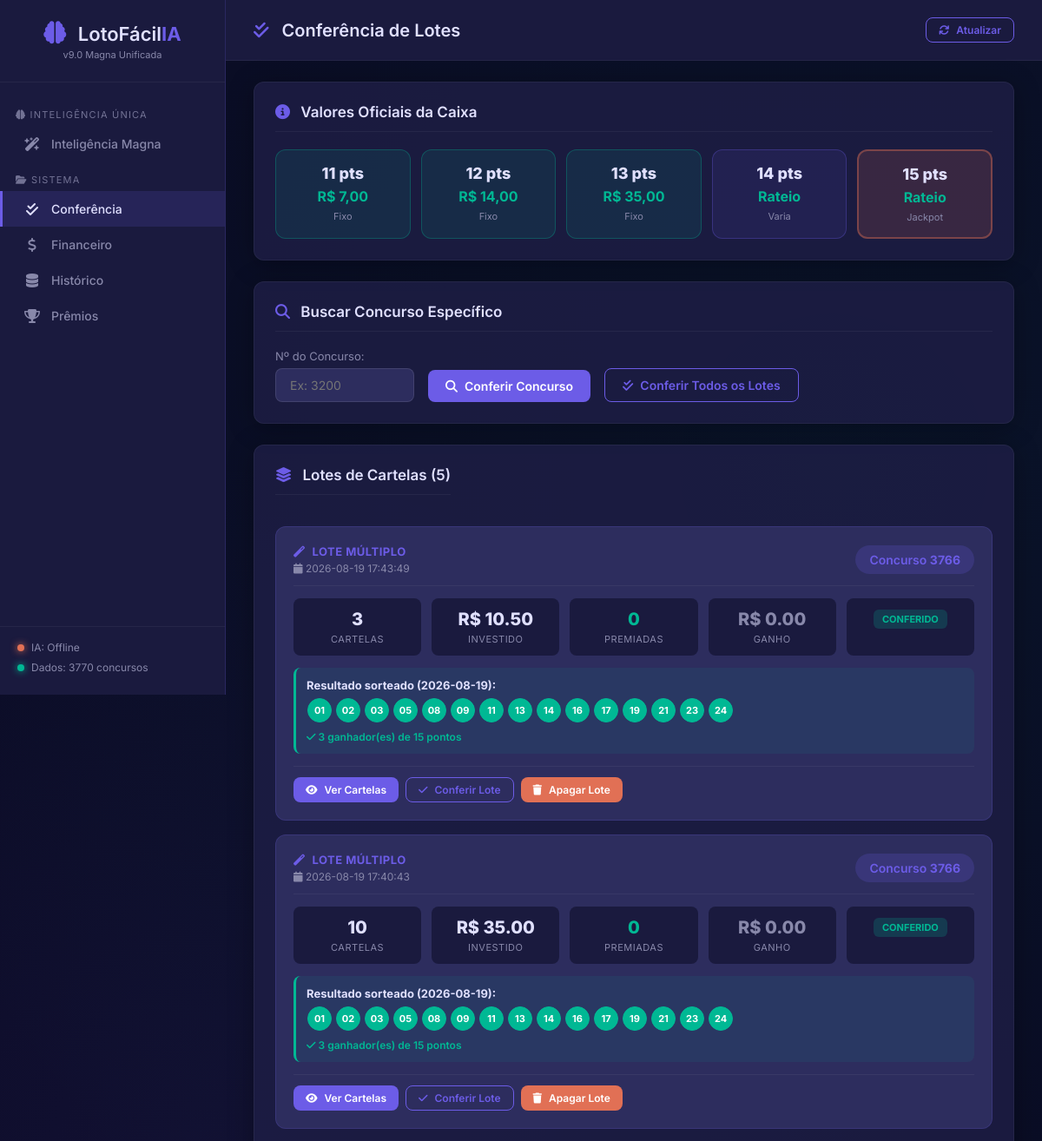
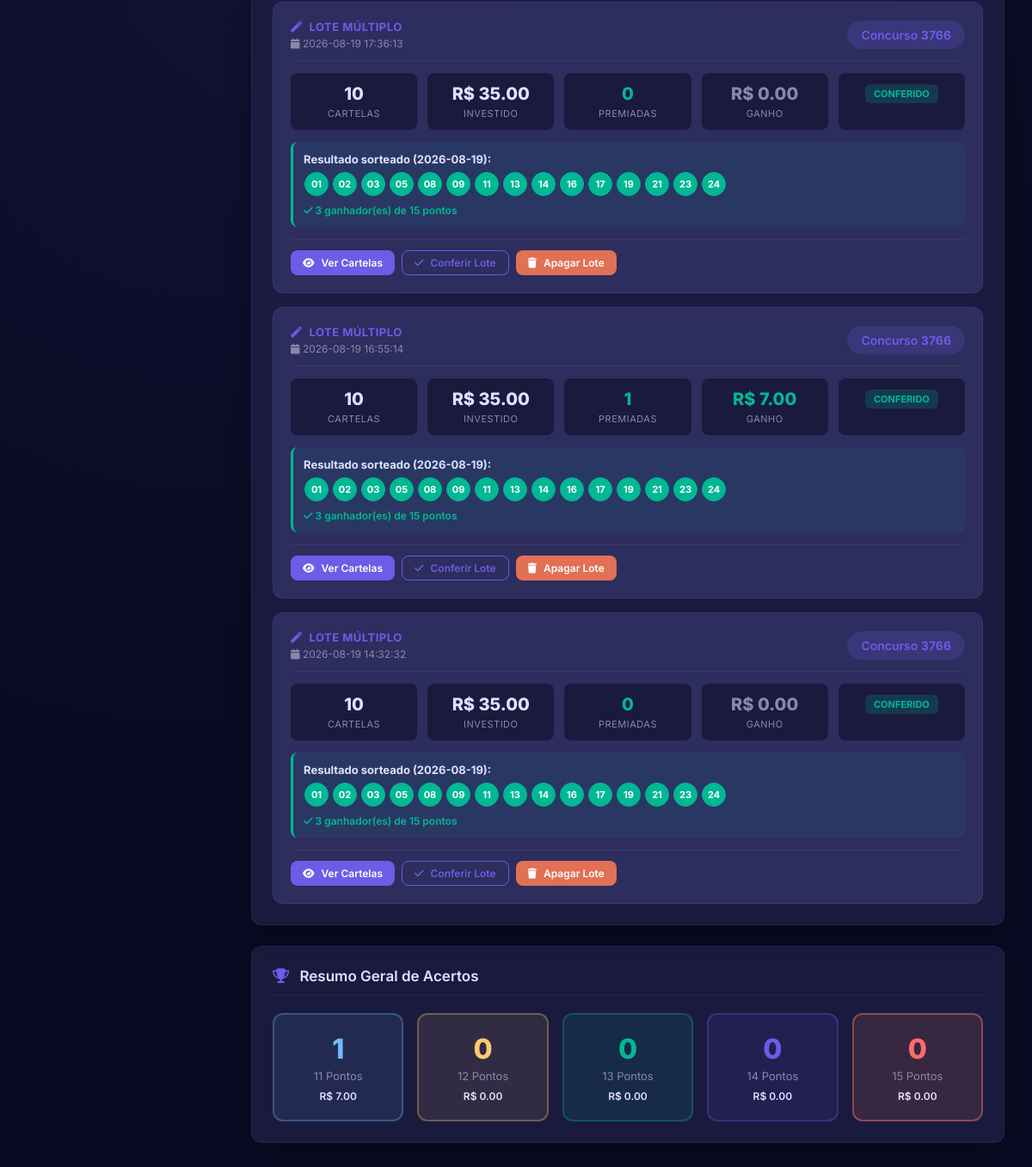
The page /conferencia on the database its author committed (2 pictures, top to bottom).
### tables this page shows
CREATE TABLE resultados (
                concurso        INTEGER PRIMARY KEY,
                data            TEXT,
                d1  INTEGER, d2  INTEGER, d3  INTEGER,
                d4  INTEGER, d5  INTEGER, d6  INTEGER,
                d7  INTEGER, d8  INTEGER, d9  INTEGER,
                d10 INTEGER, d11 INTEGER, d12 INTEGER,
                d13 INTEGER, d14 INTEGER, d15 INTEGER,
                bitmask         INTEGER,
                soma            INTEGER,
                pares           INTEGER,
                impares         INTEGER,
                primos_count    INTEGER,
                fibonacci_count INTEGER,
                borda_count     INTEGER,
                consecutivos_max INTEGER,
                -- Prêmios reais por faixa
                premio_11       REAL DEFAULT 0,
                premio_12       REAL DEFAULT 0,
                premio_13       REAL DEFAULT 0,
                premio_14       REAL DEFAULT 0,
                premio_15       REAL DEFAULT 0,
                -- Número de ganhadores por faixa
                ganhadores_11   INTEGER DEFAULT 0,
                ganhadores_12   INTEGER DEFAULT 0,
                ganhadores_13   INTEGER DEFAULT 0,
                ganhadores_14   INTEGER DEFAULT 0,
                ganhadores_15   INTEGER DEFAULT 0,
                -- Arrecadação total
                arrecadacao     REAL DEFAULT 0
            );

CREATE TABLE lotes_cartelas (
            lote_id       TEXT PRIMARY KEY,
            data_criacao  TEXT,
            concurso_alvo INTEGER,
            tipo_geracao  TEXT,
            quantidade    INTEGER,
            custo_total   REAL,
            modo          TEXT,
            grupo_elite   TEXT,
            cobertura_13  REAL,
            observacao    TEXT
        );

### app.py (the view)
@app.route("/conferencia")
def conferencia_page():
    lotes      = conferencia.get_todos_lotes()
    resumo_raw = conferencia.resumo_conferencia()
    resumo = {}
    for pts, dados in resumo_raw.items():
        resumo[pts] = dados if isinstance(dados, dict) \
                      else {"qtd": dados, "total_premio": 0}
    return render_template(
        "conferencia.html",
        lotes  = lotes,
        resumo = resumo,
    )

### app.py (called while the page is built)
@app.context_processor
def inject_status():
    return {"status": status_sistema}

### core/conferencia.py (called while the page is built, shortened)
def _safe_int(val):
    if val is None:
        return 0
    if hasattr(val, "item"):
        val = val.item()
    try:
        return int(val)
    except (TypeError, ValueError, OverflowError):
        return 0

### database/db_manager.py (called while the page is built)
    def get_conn(self):
        conn = sqlite3.connect(self.db_path)
        conn.row_factory = sqlite3.Row
        return conn

### templates/conferencia.html (shortened to what this page needs)
{% extends "base.html" %}
{% block page_title %}
    <i class="fas fa-check-double"></i> Conferência de Lotes
{% endblock %}
{% block content %}
<div class="section">
    <h2><i class="fas fa-info-circle"></i> Valores Oficiais da Caixa</h2>
    <div class="premios-oficiais-grid">
        <div class="premio-oficial fixo">
            <span class="po-pts">11 pts</span>
            <span class="po-valor">R$ 7,00</span>
            <span class="po-tipo">Fixo</span>
        </div>
        <div class="premio-oficial fixo">
            <span class="po-pts">12 pts</span>
            <span class="po-valor">R$ 14,00</span>
            <span class="po-tipo">Fixo</span>
        </div>
        <div class="premio-oficial fixo">
            <span class="po-pts">13 pts</span>
            <span class="po-valor">R$ 35,00</span>
            <span class="po-tipo">Fixo</span>
        </div>
        <div class="premio-oficial rateado">
            <span class="po-pts">14 pts</span>
            <span class="po-valor">Rateio</span>
            <span class="po-tipo">Varia</span>
        </div>
        <div class="premio-oficial rateado destaque">
            <span class="po-pts">15 pts</span>
            <span class="po-valor">Rateio</span>
            <span class="po-tipo">Jackpot</span>
        </div>
    </div>
</div>
<div class="section">
    <h2><i class="fas fa-search"></i> Buscar Concurso Específico</h2>
    <div class="form-inline">
        <div class="form-group">
            <label>Nº do Concurso:</label>
            <input type="number" id="input-concurso"
                   class="form-control input-concurso"
                   placeholder="Ex: 3200" min="1">
        </div>
        <button id="btn-conferir-num" class="btn btn-primary">
            <i class="fas fa-search"></i> Conferir Concurso
        </button>
        <button id="btn-conferir-todos" class="btn btn-outline">
            <i class="fas fa-check-double"></i> Conferir Todos os Lotes
        </button>
    </div>
</div>
<div class="section">
    <div class="section-header">
        <h2><i class="fas fa-layer-group"></i>
            Lotes de Cartelas ({{ lotes|length }})
        </h2>
    </div>
    {% if lotes %}
    <div class="lotes-lista">
        {% for lote in lotes %}
        <div class="lote-card" data-lote="{{ lote.lote_id }}">
            <div class="lote-header">
                <div class="lote-info-esq">
                    {% if lote.tipo_geracao == 'cartela_do_dia' %}
                        <div class="lote-tipo tipo-cartela-dia">
                            <i class="fas fa-eye"></i>
                            <span>CARTELA DO DIA</span>
                        </div>
                    {% else %}
                        <div class="lote-tipo tipo-multiplo">
                            <i class="fas fa-magic"></i>
                            <span>LOTE MÚLTIPLO</span>
                        </div>
                    {% endif %}
                    <div class="lote-data">
                        <i class="fas fa-calendar"></i>
                        {{ lote.data_criacao }}
                    </div>
                </div>
                <div class="lote-concurso-badge">
                    Concurso <strong>{{ lote.concurso_alvo }}</strong>
                </div>
            </div>
            <div class="lote-stats">
                <div class="lote-stat">
                    <span class="ls-num">{{ lote.total_cartelas }}</span>
                    <span class="ls-label">Cartelas</span>
                </div>
                <div class="lote-stat">
                    <span class="ls-num">
                        R$ {{ "%.2f"|format(lote.custo_total) }}
                    </span>
                    <span class="ls-label">Investido</span>
                </div>
                <div class="lote-stat">
                    <span class="ls-num ls-verde">
                        {{ lote.premiadas }}
                    </span>
                    <span class="ls-label">Premiadas</span>
                </div>
                <div class="lote-stat">
                    {% if lote.total_ganho > 0 %}
                        <span class="ls-num ls-verde">
                            R$ {{ "%.2f"|format(lote.total_ganho) }}
                        </span>
                    {% else %}
                        <span class="ls-num ls-cinza">
                            R$ {{ "%.2f"|format(lote.total_ganho) }}
                        </span>
                    {% endif %}
                    <span class="ls-label">Ganho</span>
                </div>
                <div class="lote-stat">
                    {% if lote.pendentes > 0 %}
                    <span class="badge badge-warning">
                        {{ lote.pendentes }} pendentes
                    </span>
                    {% else %}
                    <span class="badge badge-success">Conferido</span>
                    {% endif %}
                </div>
            </div>
            {% if lote.resultado_sorteio %}
            <div class="lote-resultado">
                <strong>
                    Resultado sorteado ({{ lote.data_sorteio }}):
                </strong>
                <div class="lote-resultado-bolas">
                    {% for d in lote.resultado_sorteio %}
                    <span class="bola-mini selecionada">
                        {{ "%02d"|format(d) }}
                    </span>
                    {% endfor %}
                </div>
                {% if lote.ganhadores_15 and lote.ganhadores_15 > 0 %}
                <div class="lote-status-premio ganhador">
                    <i class="fas fa-check"></i>
                    {{ lote.ganhadores_15 }} ganhador(es) de 15 pontos
                </div>
                {% else %}
                <div class="lote-status-premio acumulou">
                    <i class="fas fa-fire"></i> Prêmio ACUMULOU!
                </div>
                {% endif %}
            </div>
            {% endif %}
            <div class="lote-acoes">
                <button class="btn btn-sm btn-primary btn-ver-lote"
                        data-lote="{{ lote.lote_id }}">
                    <i class="fas fa-eye"></i> Ver Cartelas
                </button>
                <button class="btn btn-sm btn-outline btn-conferir-lote"
                        data-lote="{{ lote.lote_id }}"
                        data-concurso="{{ lote.concurso_alvo }}">
                    <i class="fas fa-check"></i> Conferir Lote
                </button>
                <button class="btn btn-sm btn-danger btn-apagar-lote"
                        data-lote="{{ lote.lote_id }}">
                    <i class="fas fa-trash"></i> Apagar Lote
                </button>
            </div>
        </div>
        {% endfor %}
    </div>
    {% else %}
    <p class="msg-vazio">
        Nenhum lote gerado ainda.
        Vá em <a href="/cerebro">Cérebro IA</a> ou
        <a href="/cerebro#aba-cartela_do_dia">Cartela do Dia</a> para começar.
    </p>
    {% endif %}
</div>
<div class="section">
    <h2><i class="fas fa-trophy"></i> Resumo Geral de Acertos</h2>
    <div class="acertos-grid">
        <div class="acerto-card a11">
            <span class="acerto-num">
                {{ resumo.get(11, {}).get('qtd', 0) }}
            </span>
            <span class="acerto-label">11 Pontos</span>
            <span class="acerto-premio">
                R$ {{ "%.2f"|format(
                    resumo.get(11, {}).get('total_premio', 0)) }}
            </span>
        </div>
        <div class="acerto-card a12">
            <span class="acerto-num">
                {{ resumo.get(12, {}).get('qtd', 0) }}
            </span>
            <span class="acerto-label">12 Pontos</span>
            <span class="acerto-premio">
                R$ {{ "%.2f"|format(
                    resumo.get(12, {}).get('total_premio', 0)) }}
            </span>
        </div>
        <div class="acerto-card a13">
            <span class="acerto-num">
                {{ resumo.get(13, {}).get('qtd', 0) }}
            </span>
            <span class="acerto-label">13 Pontos</span>
            <span class="acerto-premio">
                R$ {{ "%.2f"|format(
                    resumo.get(13, {}).get('total_premio', 0)) }}
            </span>
        </div>
        <div class="acerto-card a14">
            <span class="acerto-num">
                {{ resumo.get(14, {}).get('qtd', 0) }}
            </span>
            <span class="acerto-label">14 Pontos</span>
            <span class="acerto-premio">
                R$ {{ "%.2f"|format(
                    resumo.get(14, {}).get('total_premio', 0)) }}
            </span>
        </div>
        <div class="acerto-card a15">
            <span class="acerto-num">
                {{ resumo.get(15, {}).get('qtd', 0) }}
            </span>
            <span class="acerto-label">15 Pontos</span>
            <span class="acerto-premio">
                R$ {{ "%.2f"|format(
                    resumo.get(15, {}).get('total_premio', 0)) }}
            </span>
        </div>
    </div>
</div>
{% endblock %}

### templates/base.html (shortened to what this page needs)
<!DOCTYPE html>
<html lang="pt-br">
<head>
    <link rel="stylesheet"
          href="{{ url_for('static', filename='css/style.css') }}">
    <link href="https://cdnjs.cloudflare.com/ajax/libs/font-awesome/6.4.0/css/all.min.css"
          rel="stylesheet">
</head>
<body>
    <nav class="sidebar">
        <div class="sidebar-header">
            <div class="logo">
                <i class="fas fa-brain"></i>
                <span>LotoFácil<strong>IA</strong></span>
            </div>
            <small class="version">v9.0 Magna Unificada</small>
        </div>
        <ul class="nav-menu">
            <li class="nav-grupo-titulo">
                <i class="fas fa-brain"></i> INTELIGÊNCIA ÚNICA
            </li>
            <li>
                <a href="/cerebro"
                   class="{% if request.path.startswith('/cerebro') or request.path in ['/gerar','/cartela_do_dia','/wheeling','/analise','/singularidade','/ia_auditoria','/fisica','/avaliacao'] %}active{% endif %}">
                    <i class="fas fa-wand-magic-sparkles"></i> Inteligência Magna
                </a>
            </li>
            <li class="nav-grupo-titulo">
                <i class="fas fa-folder-open"></i> SISTEMA
            </li>
            <li>
                <a href="/conferencia"
                   class="{% if request.path == '/conferencia' %}active{% endif %}">
                    <i class="fas fa-check-double"></i> Conferência
                </a>
            </li>
            <li>
                <a href="/financeiro_page"
                   class="{% if request.path == '/financeiro_page' %}active{% endif %}">
                    <i class="fas fa-dollar-sign"></i> Financeiro
                </a>
            </li>
            <li>
                <a href="/historico"
                   class="{% if request.path == '/historico' %}active{% endif %}">
                    <i class="fas fa-database"></i> Histórico
                </a>
            </li>
            <li>
                <a href="/premios"
                   class="{% if request.path == '/premios' %}active{% endif %}">
                    <i class="fas fa-trophy"></i> Prêmios
                </a>
            </li>
        </ul>
        <div class="sidebar-footer">
            <div class="status-indicator">
                <span class="dot {% if status and status.ia_treinada %}green{% else %}red{% endif %}"></span>
                IA: {% if status and status.ia_treinada %}Online{% else %}Offline{% endif %}
            </div>
            <div class="status-indicator">
                <span class="dot {% if status and status.dados_carregados %}green{% else %}red{% endif %}"></span>
                Dados: {% if status and status.ultimo_concurso %}{{ status.ultimo_concurso }}{% else %}0{% endif %} concursos
            </div>
        </div>
    </nav>
    <main class="main-content">
        <header class="topbar">
            <h1>{% block page_title %}Dashboard{% endblock %}</h1>
            <div class="topbar-actions">
                <button onclick="atualizarStatus()"
                        class="btn btn-sm btn-outline">
                    <i class="fas fa-sync"></i> Atualizar
                </button>
            </div>
        </header>
        <div class="content">
            {% block content %}{% endblock %}
        </div>
    </main>
</body>
</html>

### rows shown on the page
resultados: data_criacao "2026-08-19 17:43:49", concurso_alvo "3766", total_cartelas "3", premiadas "0", total_ganho "0.00", data_sorteio "2026-08-19", d "01" "02" "03" "05" "08" "09" "11" "13" "14" "16" "17" "19" "21" "23" "24" "01" "02" "03" "05" "08" "09" "11" "13" "14" "16" "17" "19" "21" "23" "24" "01" "02" "03" "05" "08" "09" "11" "13" "14" "16" "17" "19" "21" "23" "24" "01" "02" "03" "05" "08" "09" "11" "13" "14" "16" "17" "19" "21" "23" "24" "01" "02" "03" "05" "08" "09" "11" "13" "14" "16" "17" "19" "21" "23" "24", ganhadores_15 "3", data_criacao "2026-08-19 17:40:43", total_cartelas "10", data_criacao "2026-08-19 17:36:13", data_criacao "2026-08-19 16:55:14", premiadas "1", total_ganho "7.00", data_criacao "2026-08-19 14:32:32"
lotes_cartelas: custo_total "10.50"
lotes_cartelas: custo_total "35.00"
lotes_cartelas: custo_total "35.00"
lotes_cartelas: custo_total "35.00"
lotes_cartelas: custo_total "35.00"

### other values the page prints
{{ status.ultimo_concurso }} "3770"
{{ lotes|length }} "5"
{{ resumo.get(11, {}).get('qtd', 0) }} "1"
{{ resumo.get(12, {}).get('qtd', 0) }} "0"
{{ resumo.get(13, {}).get('qtd', 0) }} "0"
{{ resumo.get(14, {}).get('qtd', 0) }} "0"
{{ resumo.get(15, {}).get('qtd', 0) }} "0"
